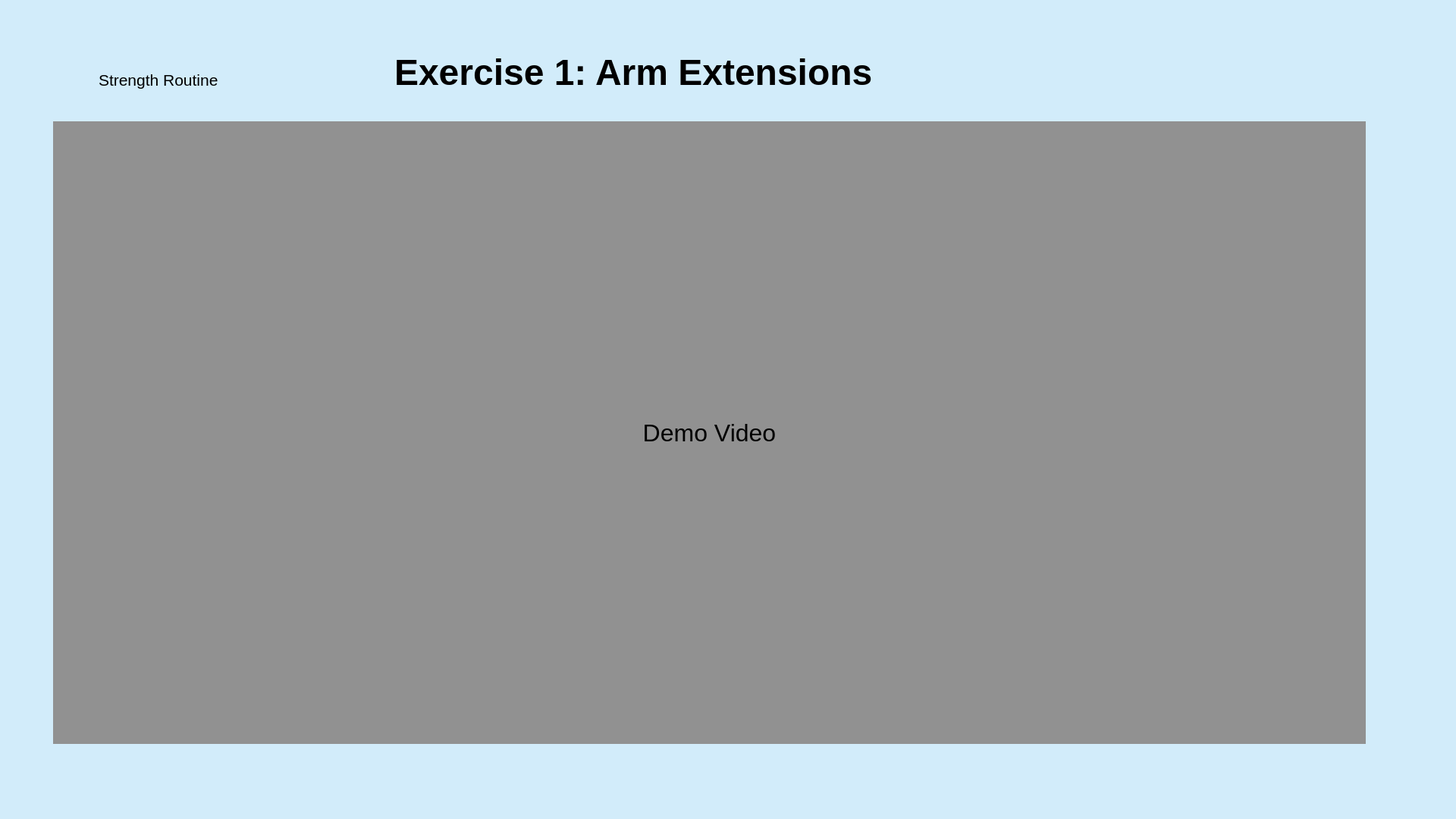
<?xml version="1.0" encoding="UTF-8"?>
<ui version="4.0">
 <class>Strength1PrepWindow</class>
 <widget class="QMainWindow" name="Strength1PrepWindow">
  <property name="geometry">
   <rect>
    <x>0</x>
    <y>0</y>
    <width>1920</width>
    <height>1080</height>
   </rect>
  </property>
  <property name="contextMenuPolicy">
   <enum>Qt::NoContextMenu</enum>
  </property>
  <property name="windowTitle">
   <string>RoutineSelectWindow</string>
  </property>
  <property name="layoutDirection">
   <enum>Qt::LeftToRight</enum>
  </property>
  <property name="autoFillBackground">
   <bool>false</bool>
  </property>
  <property name="styleSheet">
   <string notr="true">background-color: #D2ECFA;border: none</string>
  </property>
  <property name="toolButtonStyle">
   <enum>Qt::ToolButtonTextUnderIcon</enum>
  </property>
  <widget class="QWidget" name="centralWidget">
   <widget class="QLabel" name="Title">
    <property name="geometry">
     <rect>
      <x>520</x>
      <y>40</y>
      <width>1131</width>
      <height>111</height>
     </rect>
    </property>
    <property name="font">
     <font>
      <pointsize>36</pointsize>
      <weight>75</weight>
      <bold>true</bold>
     </font>
    </property>
    <property name="styleSheet">
     <string notr="true">background-color: transparent</string>
    </property>
    <property name="text">
     <string>Exercise 1: Arm Extensions</string>
    </property>
   </widget>
   <widget class="QLabel" name="Title_2">
    <property name="geometry">
     <rect>
      <x>130</x>
      <y>50</y>
      <width>221</width>
      <height>111</height>
     </rect>
    </property>
    <property name="font">
     <font>
      <pointsize>16</pointsize>
      <weight>50</weight>
      <bold>false</bold>
     </font>
    </property>
    <property name="styleSheet">
     <string notr="true">background-color: transparent</string>
    </property>
    <property name="text">
     <string>Strength Routine</string>
    </property>
   </widget>
   <widget class="QLabel" name="icon">
    <property name="geometry">
     <rect>
      <x>50</x>
      <y>30</y>
      <width>71</width>
      <height>101</height>
     </rect>
    </property>
    <property name="text">
     <string/>
    </property>
    <property name="pixmap">
     <pixmap>exer_strength.PNG</pixmap>
    </property>
    <property name="scaledContents">
     <bool>true</bool>
    </property>
   </widget>
   <widget class="QLabel" name="label">
    <property name="geometry">
     <rect>
      <x>70</x>
      <y>160</y>
      <width>1731</width>
      <height>821</height>
     </rect>
    </property>
    <property name="font">
     <font>
      <pointsize>24</pointsize>
     </font>
    </property>
    <property name="styleSheet">
     <string notr="true">background-color:#919191</string>
    </property>
    <property name="text">
     <string>Demo Video</string>
    </property>
    <property name="alignment">
     <set>Qt::AlignCenter</set>
    </property>
   </widget>
   <widget class="QPushButton" name="skip">
    <property name="geometry">
     <rect>
      <x>1540</x>
      <y>770</y>
      <width>241</width>
      <height>181</height>
     </rect>
    </property>
    <property name="styleSheet">
     <string notr="true">background-color:transparent</string>
    </property>
    <property name="text">
     <string/>
    </property>
    <property name="icon">
     <iconset>
      <normaloff>skip button.png</normaloff>skip button.png</iconset>
    </property>
    <property name="iconSize">
     <size>
      <width>150</width>
      <height>150</height>
     </size>
    </property>
   </widget>
  </widget>
 </widget>
 <layoutdefault spacing="6" margin="11"/>
 <resources/>
 <connections/>
</ui>
